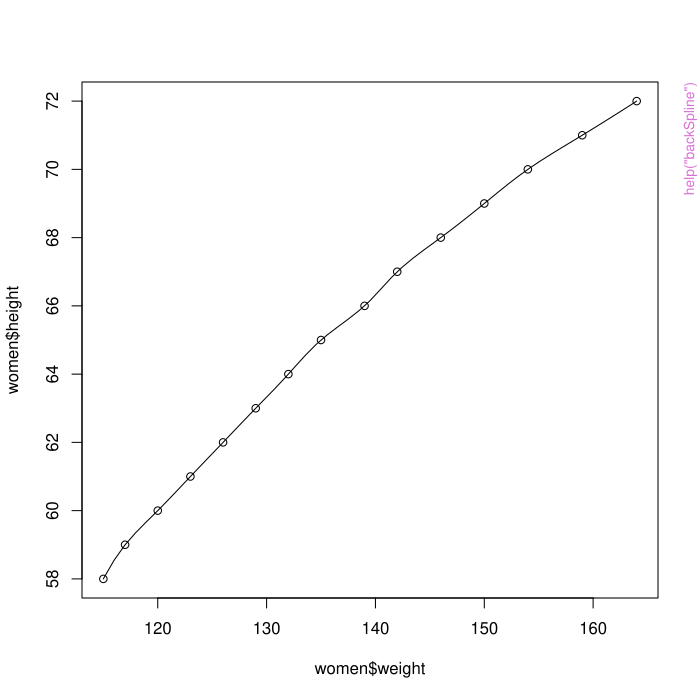

This figure's R source:
pkgname <- "splines"
source(file.path(R.home("share"), "R", "examples-header.R"))
options(warn = 1)
library('splines')

base::assign(".oldSearch", base::search(), pos = 'CheckExEnv')
cleanEx()
nameEx("asVector")
### * asVector

flush(stderr()); flush(stdout())

### Name: asVector
### Title: Coerce an Object to a Vector
### Aliases: asVector
### Keywords: models

### ** Examples

require(stats)
ispl <- interpSpline( weight ~ height,  women )
pred <- predict(ispl)
class(pred)
utils::str(pred)
asVector(pred)



cleanEx()
nameEx("backSpline")
### * backSpline

flush(stderr()); flush(stdout())

### Name: backSpline
### Title: Monotone Inverse Spline
### Aliases: backSpline
### Keywords: models

### ** Examples

require(graphics)
ispl <- interpSpline( women$height, women$weight )
bspl <- backSpline( ispl )
plot( bspl )                   # plots over the range of the knots
points( women$weight, women$height )



cleanEx()
nameEx("bs")
### * bs

flush(stderr()); flush(stdout())

### Name: bs
### Title: B-Spline Basis for Polynomial Splines
### Aliases: bs
### Keywords: smooth

### ** Examples

require(stats); require(graphics)
bs(women$height, df = 5)
summary(fm1 <- lm(weight ~ bs(height, df = 5), data = women))

## example of safe prediction
plot(women, xlab = "Height (in)", ylab = "Weight (lb)")
ht <- seq(57, 73, length.out = 200)
lines(ht, predict(fm1, data.frame(height = ht)))
## Don't show: 
## Consistency:
x <- c(1:3, 5:6)
stopifnot(identical(bs(x), bs(x, df = 3)),
          identical(bs(x, df = 4), bs(x, df = 4, knots = NULL)), # not true till 2.15.2
          !is.null(kk <- attr(bs(x), "knots")), # not true till 1.5.1
          length(kk) == 0)
## End Don't show


cleanEx()
nameEx("interpSpline")
### * interpSpline

flush(stderr()); flush(stdout())

### Name: interpSpline
### Title: Create an Interpolation Spline
### Aliases: interpSpline
### Keywords: models

### ** Examples

require(graphics); require(stats)
ispl <- interpSpline( women$height, women$weight )
ispl2 <- interpSpline( weight ~ height,  women )
# ispl and ispl2 should be the same
plot( predict( ispl, seq( 55, 75, length.out = 51 ) ), type = "l" )
points( women$height, women$weight )
plot( ispl )    # plots over the range of the knots
points( women$height, women$weight )
splineKnots( ispl )



cleanEx()
nameEx("ns")
### * ns

flush(stderr()); flush(stdout())

### Name: ns
### Title: Generate a Basis Matrix for Natural Cubic Splines
### Aliases: ns
### Keywords: smooth

### ** Examples

require(stats); require(graphics)
ns(women$height, df = 5)
summary(fm1 <- lm(weight ~ ns(height, df = 5), data = women))

## To see what knots were selected
attr(terms(fm1), "predvars")

## example of safe prediction
plot(women, xlab = "Height (in)", ylab = "Weight (lb)")
ht <- seq(57, 73, length.out = 200)
lines(ht, predict(fm1, data.frame(height = ht)))
## Don't show: 
## Consistency:
x <- c(1:3, 5:6)
stopifnot(identical(ns(x), ns(x, df = 1)),
          identical(ns(x, df = 2), ns(x, df = 2, knots = NULL)), # not true till 2.15.2
          !is.null(kk <- attr(ns(x), "knots")), # not true till 1.5.1
          length(kk) == 0)
## End Don't show



cleanEx()
nameEx("periodicSpline")
### * periodicSpline

flush(stderr()); flush(stdout())

### Name: periodicSpline
### Title: Create a Periodic Interpolation Spline
### Aliases: periodicSpline
### Keywords: models

### ** Examples

require(graphics); require(stats)
xx <- seq( -pi, pi, length.out = 16 )[-1]
yy <- sin( xx )
frm <- data.frame( xx, yy )
pispl <- periodicSpline( xx, yy, period = 2 * pi)
pispl2 <- periodicSpline( yy ~ xx, frm, period = 2 * pi )
stopifnot(all.equal(pispl, pispl2))  # pispl and pispl2 are the same

plot( pispl )          # displays over one period
points( yy ~ xx, col = "brown")
plot( predict( pispl, seq(-3*pi, 3*pi, length.out = 101) ), type = "l" )



cleanEx()
nameEx("polySpline")
### * polySpline

flush(stderr()); flush(stdout())

### Name: polySpline
### Title: Piecewise Polynomial Spline Representation
### Aliases: polySpline as.polySpline
### Keywords: models

### ** Examples

require(graphics)
ispl <- polySpline(interpSpline( weight ~ height,  women, bSpline = TRUE))
print( ispl )   # print the piecewise polynomial representation
plot( ispl )    # plots over the range of the knots
points( women$height, women$weight )



cleanEx()
nameEx("predict.bSpline")
### * predict.bSpline

flush(stderr()); flush(stdout())

### Name: predict.bSpline
### Title: Evaluate a Spline at New Values of x
### Aliases: predict.bSpline predict.nbSpline predict.pbSpline
###   predict.npolySpline predict.ppolySpline
### Keywords: models

### ** Examples

require(graphics); require(stats)
ispl <- interpSpline( weight ~ height,  women )
opar <- par(mfrow = c(2, 2), las = 1)
plot(predict(ispl, nseg = 201),     # plots over the range of the knots
     main = "Original data with interpolating spline", type = "l",
     xlab = "height", ylab = "weight")
points(women$height, women$weight, col = 4)
plot(predict(ispl, nseg = 201, deriv = 1),
     main = "First derivative of interpolating spline", type = "l",
     xlab = "height", ylab = "weight")
plot(predict(ispl, nseg = 201, deriv = 2),
     main = "Second derivative of interpolating spline", type = "l",
     xlab = "height", ylab = "weight")
plot(predict(ispl, nseg = 401, deriv = 3),
     main = "Third derivative of interpolating spline", type = "l",
     xlab = "height", ylab = "weight")
par(opar)



graphics::par(get("par.postscript", pos = 'CheckExEnv'))
cleanEx()
nameEx("predict.bs")
### * predict.bs

flush(stderr()); flush(stdout())

### Name: predict.bs
### Title: Evaluate a Spline Basis
### Aliases: predict.bs predict.ns
### Keywords: smooth

### ** Examples

require(stats)
basis <- ns(women$height, df = 5)
newX <- seq(58, 72, length.out = 51)
# evaluate the basis at the new data
predict(basis, newX)



cleanEx()
nameEx("splineDesign")
### * splineDesign

flush(stderr()); flush(stdout())

### Name: splineDesign
### Title: Design Matrix for B-splines
### Aliases: splineDesign spline.des
### Keywords: models

### ** Examples

require(graphics)
splineDesign(knots = 1:10, x = 4:7)
## "visualize" band structure
Matrix::drop0(zapsmall(6*splineDesign(knots = 1:40, x = 4:37, sparse = TRUE)))

knots <- c(1,1.8,3:5,6.5,7,8.1,9.2,10)  # 10 => 10-4 = 6 Basis splines
x <- seq(min(knots)-1, max(knots)+1, length.out = 501)
bb <- splineDesign(knots, x = x, outer.ok = TRUE)

plot(range(x), c(0,1), type = "n", xlab = "x", ylab = "",
     main =  "B-splines - sum to 1 inside inner knots")
mtext(expression(B[j](x) *"  and "* sum(B[j](x), j == 1, 6)), adj = 0)
abline(v = knots, lty = 3, col = "light gray")
abline(v = knots[c(4,length(knots)-3)], lty = 3, col = "gray10")
lines(x, rowSums(bb), col = "gray", lwd = 2)
matlines(x, bb, ylim = c(0,1), lty = 1)



cleanEx()
nameEx("splineKnots")
### * splineKnots

flush(stderr()); flush(stdout())

### Name: splineKnots
### Title: Knot Vector from a Spline
### Aliases: splineKnots
### Keywords: models

### ** Examples

ispl <- interpSpline( weight ~ height, women )
splineKnots( ispl )



cleanEx()
nameEx("splineOrder")
### * splineOrder

flush(stderr()); flush(stdout())

### Name: splineOrder
### Title: Determine the Order of a Spline
### Aliases: splineOrder
### Keywords: models

### ** Examples

splineOrder( interpSpline( weight ~ height, women ) )



cleanEx()
nameEx("xyVector")
### * xyVector

flush(stderr()); flush(stdout())

### Name: xyVector
### Title: Construct an 'xyVector' Object
### Aliases: xyVector
### Keywords: models

### ** Examples

require(stats); require(graphics)
ispl <- interpSpline( weight ~ height, women )
weights <- predict( ispl, seq( 55, 75, length.out = 51 ))
class( weights )
plot( weights, type = "l", xlab = "height", ylab = "weight" )
points( women$height, women$weight )
weights



### * <FOOTER>
###
base::cat("Time elapsed: ", proc.time() - base::get("ptime", pos = 'CheckExEnv'),"\n")
grDevices::dev.off()
###
### Local variables: ***
### mode: outline-minor ***
### outline-regexp: "\\(> \\)?### [*]+" ***
### End: ***
quit('no')
